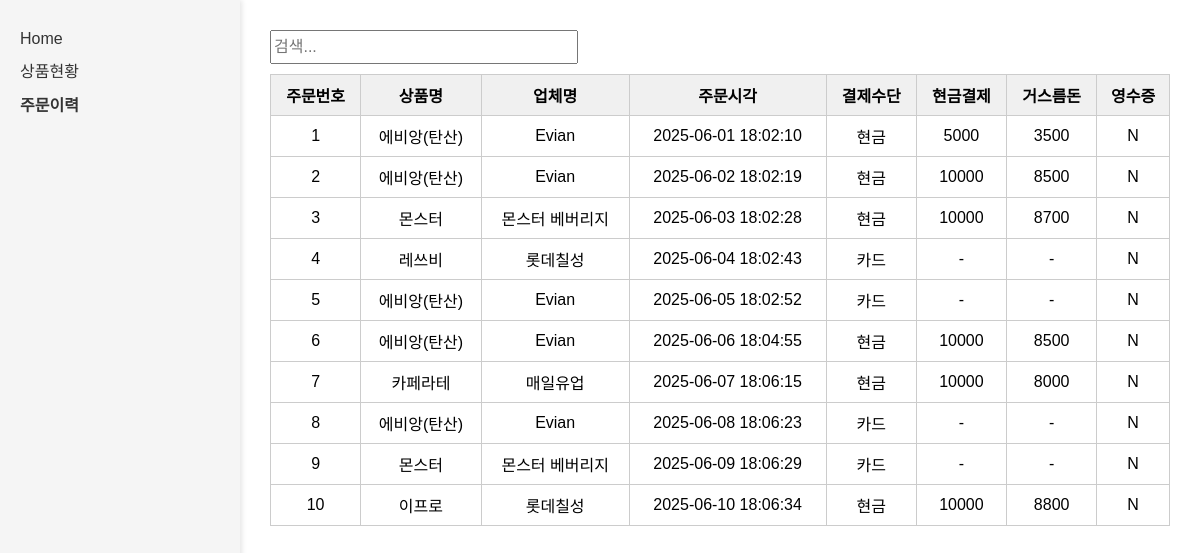
The page /orders on the database its author committed.
### db/dao.py (models this page shows)
class Product(Base):
    __tablename__ = "Product"
    id = Column(Integer, primary_key=True)
    name = Column(String, nullable=False)
    stock = Column(Integer, nullable=False)
    price = Column(Integer, nullable=False)
    company_name = Column(String, nullable=False)
    kcal = Column(Integer)
    caffeine = Column(Integer)
    carbon_acid = Column(Boolean)
    sugar = Column(Integer)
    text_info = Column(String)
    image_path = Column(String, nullable=False)
    edited_at = Column(TIMESTAMP)

class Order(Base):
    __tablename__ = "Order"
    id = Column(Integer, primary_key=True)
    product_id = Column(Integer, ForeignKey("Product.id"), nullable=False)
    order_at = Column(TIMESTAMP)
    payment_type = Column(CHAR(4))
    cash_amount = Column(INTEGER)
    card_info = Column(String)
    cash_change = Column(INTEGER)
    product = relationship("Product")

### admin/app.py (the view)
@app.route("/orders")
def orders():
    order_list = admin_controller.get_all_orders()
    return render_template("orders.html", orders=order_list, active_page="orders")

### admin/admin_controller.py (called while the page is built)
def get_all_orders():
    logger.debug("get_all_orders")
    return db_admin.get_all_orders()

### admin/templates/orders.html (shortened to what this page needs)
{% extends "base.html" %}
{% block content %}
    <input type="text" id="searchBox" placeholder="검색..." oninput="search(this)">
    <table id="orderTable">
        <thead>
            <tr>
                <th>주문번호</th>
                <th>상품명</th>
                <th>업체명</th>
                <th>주문시각</th>
                <th>결제수단</th>
                <th>현금결제</th>
                <th>거스름돈</th>
                <th>영수증</th>
            </tr>
        </thead>
        <tbody>
            {% for order in orders %}
            <tr>
                <td>{{ order.id }}</td>
                <td>{{ order.product_name }}</td>
                <td>{{ order.company_name }}</td>
                <td>{{ order.order_at }}</td>
                <td>{{ order.payment_type }}</td>
                <td>{{ '-' if order.cash_amount is none or order.cash_amount == 0 else order.cash_amount }}</td>
                <td>{{ '-' if order.cash_change is none or order.cash_change == 0 else order.cash_change }}</td>
                <td>{{ order.has_receipt }}</td>
            </tr>
            {% endfor %}
        </tbody>
    </table>
{% endblock %}

### admin/templates/base.html (style rules this page uses)
body { margin: 0; font-family: Arial, sans-serif; display: flex; height: 100vh; }
table { border-collapse: collapse; width: 100%; }
th, td { border: 1px solid #ccc; padding: 8px; text-align: center; }
th { background: #f0f0f0; }
#searchBox { margin-bottom: 10px; width: 300px; height: 28px; font-size: 16px; }

### rows shown on the page
Product: product_name "에비앙(탄산)" "에비앙(탄산)" "에비앙(탄산)", company_name "Evian" "Evian" "Evian", id "5", product_name "에비앙(탄산)", company_name "Evian", order_at "2025-06-05 18:02:52", payment_type "카드", cash_amount "-", cash_change "-", has_receipt "N", id "8", order_at "2025-06-08 18:06:23"
Order: cash_amount "5000", cash_change "3500"
Order: cash_amount "10000", cash_change "8500"
Product: product_name "몬스터", company_name "몬스터 베버리지", id "9", product_name "몬스터", company_name "몬스터 베버리지", order_at "2025-06-09 18:06:29", payment_type "카드", cash_amount "-", cash_change "-", has_receipt "N"
Order: cash_amount "10000", cash_change "8700"
Product: id "4", product_name "레쓰비", company_name "롯데칠성", order_at "2025-06-04 18:02:43", payment_type "카드", cash_amount "-", cash_change "-", has_receipt "N"
Order: cash_amount "10000", cash_change "8500"
Product: product_name "카페라테", company_name "매일유업"
Order: cash_amount "10000", cash_change "8000"
Product: product_name "이프로", company_name "롯데칠성"
Order: cash_amount "10000", cash_change "8800"

### other values the page prints
{{ order.id }} "1" "2" "3" "6" "7" "10"
{{ order.order_at }} "2025-06-01 18:02:10" "2025-06-02 18:02:19" "2025-06-03 18:02:28" "2025-06-06 18:04:55" "2025-06-07 18:06:15" "2025-06-10 18:06:34"
{{ order.payment_type }} "현금" "현금" "현금" "현금" "현금" "현금"
{{ order.has_receipt }} "N" "N" "N" "N" "N" "N"
